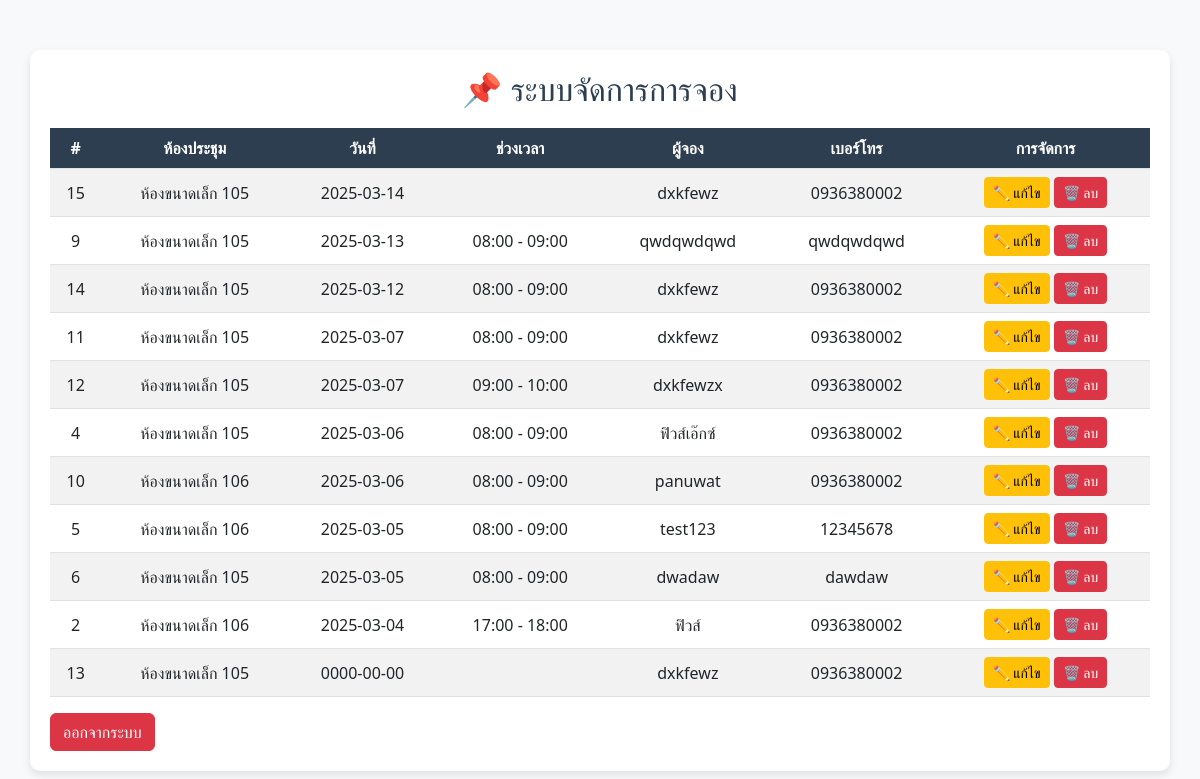
Before: /admin/admin_dashboard.php (signed in) with the older database file.
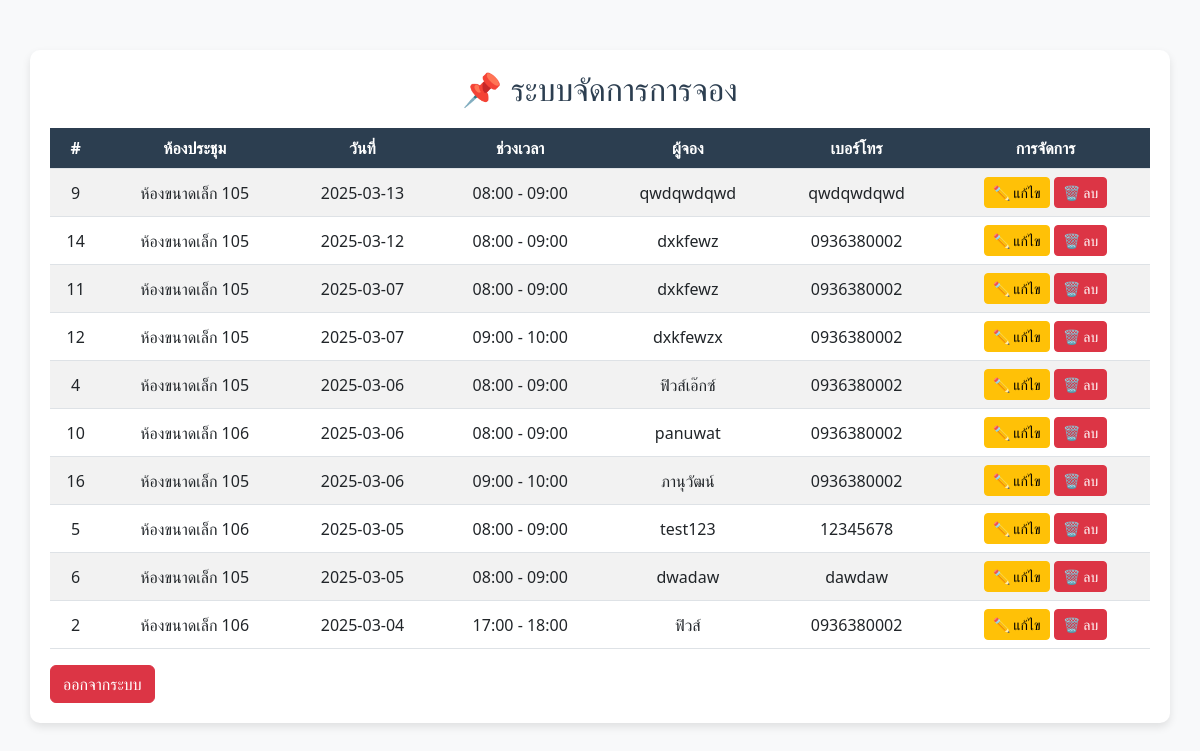
After: the same page with the newer database file.
### tables this page shows
CREATE TABLE `bookings` (
  `id` int(11) NOT NULL,
  `room_id` int(11) DEFAULT NULL,
  `customer_name` varchar(255) NOT NULL,
  `customer_phone` varchar(20) NOT NULL,
  `customer_department` varchar(255) NOT NULL,
  `booking_date` date NOT NULL,
  `time_slot` varchar(50) NOT NULL
);

CREATE TABLE `rooms` (
  `id` int(11) NOT NULL,
  `name` varchar(255) NOT NULL,
  `size` varchar(50) DEFAULT NULL,
  `equipment` text DEFAULT NULL,
  `image` varchar(255) DEFAULT NULL
);

### admin/admin_dashboard.php (the view, shortened to what this page needs)
<?php
include __DIR__ . '/../config/config.php';
$sql = "SELECT b.id, b.booking_date, b.time_slot, b.customer_name, b.customer_phone, r.name AS room_name
        FROM bookings b
        JOIN rooms r ON b.room_id = r.id
        ORDER BY b.booking_date DESC";
$result = $conn->query($sql);
?>
<!DOCTYPE html>
<html lang="th">
<head>
    <link rel="stylesheet" href="https://cdn.jsdelivr.net/npm/bootstrap@5.3.0/dist/css/bootstrap.min.css">
</head>
<body>
    <div class="container">
        <h2>📌 ระบบจัดการการจอง</h2>
        <table class="table table-striped mt-3">
            <thead>
                <tr>
                    <th>#</th>
                    <th>ห้องประชุม</th>
                    <th>วันที่</th>
                    <th>ช่วงเวลา</th>
                    <th>ผู้จอง</th>
                    <th>เบอร์โทร</th>
                    <th>การจัดการ</th>
                </tr>
            </thead>
            <tbody>
                <?php while ($row = $result->fetch_assoc()) { ?>
                    <tr>
                        <td><?= $row['id']; ?></td>
                        <td><?= $row['room_name']; ?></td>
                        <td><?= $row['booking_date']; ?></td>
                        <td><?= $row['time_slot']; ?></td>
                        <td><?= $row['customer_name']; ?></td>
                        <td><?= $row['customer_phone']; ?></td>
                        <td>
                            <button class="btn btn-warning btn-sm edit-btn"
                                data-id="<?= $row['id']; ?>"
                                data-room="<?= $row['room_name']; ?>"
                                data-date="<?= $row['booking_date']; ?>"
                                data-time="<?= $row['time_slot']; ?>"
                                data-name="<?= $row['customer_name']; ?>"
                                data-phone="<?= $row['customer_phone']; ?>"
                                data-bs-toggle="modal" data-bs-target="#editModal">
                                ✏ แก้ไข
                            </button>
                            <a href="delete_booking.php?id=<?= $row['id']; ?>" class="btn btn-danger btn-sm" onclick="return confirm('ยืนยันการลบ?');">🗑 ลบ</a>
                        </td>
                    </tr>
                <?php } ?>
            </tbody>
        </table>
        <a href="admin_logout.php" class="btn btn-danger">ออกจากระบบ</a>
    </div>
</body>
</html>

Changed rows visible on the page:
removed bookings: id "15", room.name "ห้องขนาดเล็ก 105", booking_date "2025-03-14", customer_name "dxkfewz", customer_phone "0936380002"
removed bookings: id "13", room.name "ห้องขนาดเล็ก 105", booking_date "0000-00-00", customer_name "dxkfewz", customer_phone "0936380002"
added bookings: id "16", room.name "ห้องขนาดเล็ก 105", booking_date "2025-03-06", time_slot "09:00 - 10:00", customer_name "ภานุวัฒน์", customer_phone "0936380002"
